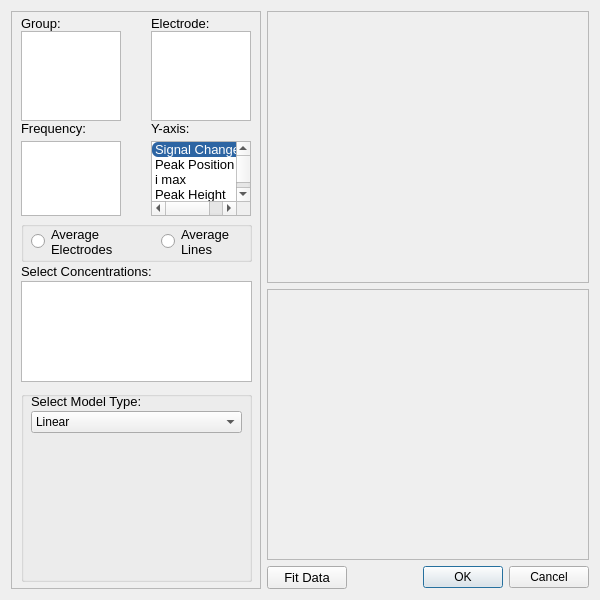
<?xml version="1.0" encoding="UTF-8"?>
<ui version="4.0">
 <class>calib_window</class>
 <widget class="QDialog" name="calib_window">
  <property name="geometry">
   <rect>
    <x>0</x>
    <y>0</y>
    <width>600</width>
    <height>600</height>
   </rect>
  </property>
  <property name="minimumSize">
   <size>
    <width>600</width>
    <height>400</height>
   </size>
  </property>
  <property name="windowTitle">
   <string>Dialog</string>
  </property>
  <layout class="QHBoxLayout" name="horizontalLayout">
   <item>
    <widget class="QFrame" name="frame_2">
     <property name="minimumSize">
      <size>
       <width>250</width>
       <height>0</height>
      </size>
     </property>
     <property name="frameShape">
      <enum>QFrame::Shape::StyledPanel</enum>
     </property>
     <property name="frameShadow">
      <enum>QFrame::Shadow::Raised</enum>
     </property>
     <widget class="QLabel" name="label">
      <property name="geometry">
       <rect>
        <x>10</x>
        <y>5</y>
        <width>45</width>
        <height>15</height>
       </rect>
      </property>
      <property name="font">
       <font>
        <pointsize>10</pointsize>
       </font>
      </property>
      <property name="text">
       <string>Group:</string>
      </property>
     </widget>
     <widget class="QListWidget" name="calib_group">
      <property name="geometry">
       <rect>
        <x>10</x>
        <y>20</y>
        <width>100</width>
        <height>90</height>
       </rect>
      </property>
      <property name="font">
       <font>
        <pointsize>10</pointsize>
       </font>
      </property>
      <property name="styleSheet">
       <string notr="true">QListWidget {
    outline: none; /* Removes dotted rectangle focus border */
}
QListWidget::item:selected {
    background-color: rgb(45, 101, 163);
    color: white;
	border-radius: 6px;
}</string>
      </property>
     </widget>
     <widget class="QListWidget" name="calib_elec">
      <property name="geometry">
       <rect>
        <x>140</x>
        <y>20</y>
        <width>100</width>
        <height>90</height>
       </rect>
      </property>
      <property name="font">
       <font>
        <pointsize>10</pointsize>
       </font>
      </property>
      <property name="styleSheet">
       <string notr="true">QListWidget {
    outline: none; /* Removes dotted rectangle focus border */
}
QListWidget::item:selected {
    background-color: rgb(45, 101, 163);
    color: white;
	border-radius: 6px;
}</string>
      </property>
     </widget>
     <widget class="QLabel" name="label_2">
      <property name="geometry">
       <rect>
        <x>140</x>
        <y>5</y>
        <width>65</width>
        <height>15</height>
       </rect>
      </property>
      <property name="font">
       <font>
        <pointsize>10</pointsize>
       </font>
      </property>
      <property name="text">
       <string>Electrode:</string>
      </property>
     </widget>
     <widget class="QListWidget" name="calib_yaxis">
      <property name="geometry">
       <rect>
        <x>140</x>
        <y>130</y>
        <width>100</width>
        <height>75</height>
       </rect>
      </property>
      <property name="font">
       <font>
        <pointsize>10</pointsize>
       </font>
      </property>
      <property name="styleSheet">
       <string notr="true">QListWidget {
    outline: none; /* Removes dotted rectangle focus border */
}
QListWidget::item:selected {
    background-color: rgb(45, 101, 163);
    color: white;
	border-radius: 6px;
}</string>
      </property>
      <property name="currentRow">
       <number>0</number>
      </property>
      <item>
       <property name="text">
        <string>Signal Change %</string>
       </property>
      </item>
      <item>
       <property name="text">
        <string>Peak Position</string>
       </property>
      </item>
      <item>
       <property name="text">
        <string>i max</string>
       </property>
      </item>
      <item>
       <property name="text">
        <string>Peak Height</string>
       </property>
      </item>
     </widget>
     <widget class="QLabel" name="label_3">
      <property name="geometry">
       <rect>
        <x>140</x>
        <y>110</y>
        <width>45</width>
        <height>15</height>
       </rect>
      </property>
      <property name="font">
       <font>
        <pointsize>10</pointsize>
       </font>
      </property>
      <property name="text">
       <string>Y-axis:</string>
      </property>
     </widget>
     <widget class="QListWidget" name="calib_freq">
      <property name="geometry">
       <rect>
        <x>10</x>
        <y>130</y>
        <width>100</width>
        <height>75</height>
       </rect>
      </property>
      <property name="font">
       <font>
        <pointsize>10</pointsize>
       </font>
      </property>
      <property name="styleSheet">
       <string notr="true">QListWidget {
    outline: none; /* Removes dotted rectangle focus border */
}
QListWidget::item:selected {
    background-color: rgb(45, 101, 163);
    color: white;
	border-radius: 6px;
}</string>
      </property>
     </widget>
     <widget class="QLabel" name="label_4">
      <property name="geometry">
       <rect>
        <x>10</x>
        <y>110</y>
        <width>65</width>
        <height>15</height>
       </rect>
      </property>
      <property name="font">
       <font>
        <pointsize>10</pointsize>
       </font>
      </property>
      <property name="text">
       <string>Frequency:</string>
      </property>
     </widget>
     <widget class="QGroupBox" name="groupBox">
      <property name="geometry">
       <rect>
        <x>10</x>
        <y>380</y>
        <width>231</width>
        <height>191</height>
       </rect>
      </property>
      <property name="title">
       <string/>
      </property>
      <widget class="QComboBox" name="model_dropdown">
       <property name="geometry">
        <rect>
         <x>10</x>
         <y>20</y>
         <width>211</width>
         <height>22</height>
        </rect>
       </property>
       <item>
        <property name="text">
         <string>Linear</string>
        </property>
       </item>
       <item>
        <property name="text">
         <string>Langmuir (1:1)</string>
        </property>
       </item>
       <item>
        <property name="text">
         <string>Hill Equation</string>
        </property>
       </item>
       <item>
        <property name="text">
         <string>4-Parameter Logistic (4PL)</string>
        </property>
       </item>
      </widget>
      <widget class="QWidget" name="formLayoutWidget">
       <property name="geometry">
        <rect>
         <x>10</x>
         <y>50</y>
         <width>211</width>
         <height>131</height>
        </rect>
       </property>
       <layout class="QFormLayout" name="param_form"/>
      </widget>
      <widget class="QLabel" name="label_5">
       <property name="geometry">
        <rect>
         <x>10</x>
         <y>0</y>
         <width>131</width>
         <height>21</height>
        </rect>
       </property>
       <property name="font">
        <font>
         <pointsize>10</pointsize>
        </font>
       </property>
       <property name="text">
        <string>Select Model Type:</string>
       </property>
      </widget>
     </widget>
     <widget class="QGroupBox" name="groupBox_2">
      <property name="geometry">
       <rect>
        <x>10</x>
        <y>210</y>
        <width>231</width>
        <height>41</height>
       </rect>
      </property>
      <property name="title">
       <string/>
      </property>
      <widget class="QRadioButton" name="avg_elec">
       <property name="geometry">
        <rect>
         <x>10</x>
         <y>0</y>
         <width>111</width>
         <height>41</height>
        </rect>
       </property>
       <property name="font">
        <font>
         <pointsize>10</pointsize>
        </font>
       </property>
       <property name="text">
        <string>Average 
Electrodes</string>
       </property>
      </widget>
      <widget class="QRadioButton" name="avg_lines">
       <property name="geometry">
        <rect>
         <x>140</x>
         <y>0</y>
         <width>101</width>
         <height>41</height>
        </rect>
       </property>
       <property name="font">
        <font>
         <pointsize>10</pointsize>
        </font>
       </property>
       <property name="text">
        <string>Average 
Lines</string>
       </property>
      </widget>
     </widget>
     <widget class="QTableWidget" name="calib_conc">
      <property name="geometry">
       <rect>
        <x>10</x>
        <y>270</y>
        <width>231</width>
        <height>101</height>
       </rect>
      </property>
      <property name="styleSheet">
       <string notr="true">QTableWidget {
    outline: none; /* Removes dotted rectangle focus border */
}
QTableWidget::item:selected {
    background-color: rgb(45, 101, 163);
    color: white;
	border-radius: 6px;
}</string>
      </property>
     </widget>
     <widget class="QLabel" name="label_6">
      <property name="geometry">
       <rect>
        <x>10</x>
        <y>250</y>
        <width>131</width>
        <height>21</height>
       </rect>
      </property>
      <property name="font">
       <font>
        <pointsize>10</pointsize>
       </font>
      </property>
      <property name="text">
       <string>Select Concentrations:</string>
      </property>
     </widget>
    </widget>
   </item>
   <item>
    <layout class="QVBoxLayout" name="verticalLayout">
     <item>
      <widget class="QFrame" name="calib_graph">
       <property name="minimumSize">
        <size>
         <width>125</width>
         <height>250</height>
        </size>
       </property>
       <property name="frameShape">
        <enum>QFrame::Shape::StyledPanel</enum>
       </property>
       <property name="frameShadow">
        <enum>QFrame::Shadow::Raised</enum>
       </property>
      </widget>
     </item>
     <item>
      <widget class="QFrame" name="calib_outputs">
       <property name="minimumSize">
        <size>
         <width>125</width>
         <height>0</height>
        </size>
       </property>
       <property name="frameShape">
        <enum>QFrame::Shape::StyledPanel</enum>
       </property>
       <property name="frameShadow">
        <enum>QFrame::Shadow::Raised</enum>
       </property>
      </widget>
     </item>
     <item>
      <layout class="QHBoxLayout" name="horizontalLayout_2">
       <item>
        <widget class="QPushButton" name="fit_button">
         <property name="font">
          <font>
           <pointsize>10</pointsize>
          </font>
         </property>
         <property name="text">
          <string>Fit Data</string>
         </property>
        </widget>
       </item>
       <item>
        <widget class="QDialogButtonBox" name="calib_window_ok">
         <property name="orientation">
          <enum>Qt::Orientation::Horizontal</enum>
         </property>
         <property name="standardButtons">
          <set>QDialogButtonBox::StandardButton::Cancel|QDialogButtonBox::StandardButton::Ok</set>
         </property>
         <property name="centerButtons">
          <bool>false</bool>
         </property>
        </widget>
       </item>
      </layout>
     </item>
    </layout>
   </item>
  </layout>
 </widget>
 <resources/>
 <connections>
  <connection>
   <sender>calib_window_ok</sender>
   <signal>accepted()</signal>
   <receiver>calib_window</receiver>
   <slot>accept()</slot>
   <hints>
    <hint type="sourcelabel">
     <x>248</x>
     <y>254</y>
    </hint>
    <hint type="destinationlabel">
     <x>157</x>
     <y>274</y>
    </hint>
   </hints>
  </connection>
  <connection>
   <sender>calib_window_ok</sender>
   <signal>rejected()</signal>
   <receiver>calib_window</receiver>
   <slot>reject()</slot>
   <hints>
    <hint type="sourcelabel">
     <x>316</x>
     <y>260</y>
    </hint>
    <hint type="destinationlabel">
     <x>286</x>
     <y>274</y>
    </hint>
   </hints>
  </connection>
 </connections>
</ui>
